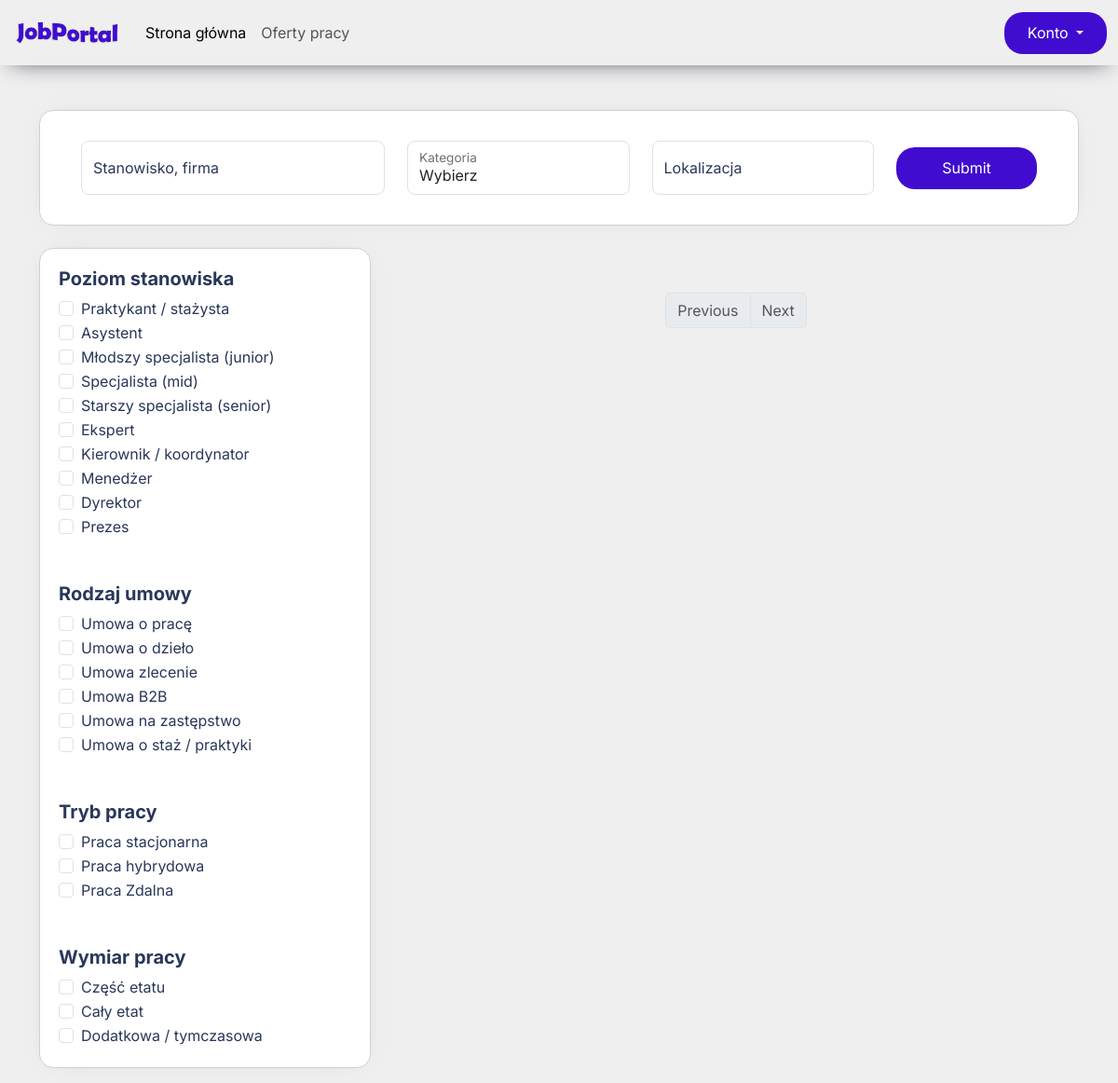
The page /search.php (signed in) on the database its author committed.
### tables this page shows
CREATE TABLE `offer_filters` (
  `filters_id` varchar(20) NOT NULL,
  `items` text NOT NULL
);

### search.php (the view, shortened to what this page needs)
<?php
require_once 'actions/connection.php';
$results_per_page = 1;
if (!isset($_GET['page']) || !is_numeric($_GET['page']) || $_GET['page'] < 1) {
  $page = 1;
} else {
  $page = intval($_GET['page']);
}
$job_position = isset($_GET['job_position']) ? $_GET['job_position'] : '';
$location = isset($_GET['location']) ? $_GET['location'] : '';
$filters_position = isset($_GET['position']) ? $_GET['position'] : array();
$filters_contract = isset($_GET['contract']) ? $_GET['contract'] : array();
$filters_jobtype = isset($_GET['jobtype']) ? $_GET['jobtype'] : array();
$filters_worktime = isset($_GET['worktime']) ? $_GET['worktime'] : array();
$searchSql = "SELECT COUNT(*) as total FROM `offer` INNER JOIN company USING(company_id) INNER JOIN category USING(category_id) WHERE 1=1";
$total_result = $conn->query($searchSql)->fetch_assoc()['total'];
$total_pages = ceil($total_result / $results_per_page);
$filtersResult = $conn->query("SELECT * FROM `offer_filters`;");
if ($filtersResult->num_rows > 0) {
  while ($row = $filtersResult->fetch_assoc()) {
    if ($row['filters_id'] == 'contract_type') {
      $content = $row['items'];
      $contractTypes = explode(";", $content);
    }
    if ($row['filters_id'] == 'job_type') {
      $content2 = $row['items'];
      $jobTypes = explode(";", $content2);
    }
    if ($row['filters_id'] == 'position_level') {
      $content3 = $row['items'];
      $positionTypes = explode(";", $content3);
    }
    if ($row['filters_id'] == 'working_time') {
      $content4 = $row['items'];
      $workingTypes = explode(";", $content4);
    }
  }
}
?>
<!DOCTYPE html>
<html lang="en">
<head>
  <link rel="stylesheet" href="css/style.css">
  <link href="https://cdn.jsdelivr.net/npm/bootstrap@5.3.2/dist/css/bootstrap.min.css" rel="stylesheet">
</head>
<body>
  <nav class="navbar navbar-expand-lg">
    <div class="container-fluid">
      <a class="navbar-brand" href="index.php"><img src="imgs/UI/logo.png" width="120px"></a>
      <div class="collapse navbar-collapse" id="navbarNav">
        <ul class="navbar-nav">
          <li class="nav-item">
            <a class="nav-link active" aria-current="page" href="#">Strona główna</a>
          </li>
          <li class="nav-item">
            <a class="nav-link" href="#">Oferty pracy</a>
          </li>
        </ul>
        <div class="dropdown ms-auto">
          <button type="button" class="btn violetButtonsDropdown dropdown-toggle" data-bs-toggle="dropdown" aria-expanded="false" data-bs-auto-close="outside">
            Konto
          </button>
        </div>
      </div>
    </div>
  </nav>
  <div class="container">
    <div class="row">
      <div class="col-12 mb-4">
        <form method="get">
          <div class="searchBox d-flex justify-content-center align-items-center gap-2 mt-5">
            <div class="row inputsRow d-flex justify-content-center w-100">
              <div class="col-12 col-lg-4">
                <div class="form-floating">
                  <input type="text" class="form-control rounded-3" name="job_position" placeholder="" maxlength="60" value="<?php echo $job_position; ?>">
                  <label>Stanowisko, firma</label>
                </div>
              </div>
              <div class="col-12 col-lg-3">
                <div class="form-floating position-relative">
                  <span class="form-control truncate rounded-3" id="categorySpan" placeholder="" onclick="ShowHiddenDiv('categorySelectDiv','categorySpan')">Wybierz</span>
                  <label>Kategoria</label>
                </div>
              </div>
              <div class="col-12 col-lg-3">
                <div class="form-floating">
                  <input type="text" class="form-control rounded-3" name="adress" placeholder="" maxlength="60" value="<?php echo $location; ?>">
                  <label>Lokalizacja</label>
                </div>
              </div>
              <div class="col-12 col-lg-2 d-flex align-items-center justify-content-center">
                <input type="submit" class="btn violetButtons">
              </div>
            </div>
          </div>
      </div>
      <div class="col-4 filtersCol">
        <div class="filtersBox mb-3">
          <h5 class="fw-bold mb-2">Poziom stanowiska</h5>
          <?php
          foreach ($positionTypes as $item) {
            $isChecked = in_array($item, $filters_position) ? 'checked' : '';
          ?>
            <div class="form-check">
              <input class="form-check-input" type="checkbox" value="<?php echo $item; ?>" id="<?php echo $item; ?>" <?php echo $isChecked; ?> name="position[]">
              <label class="form-check-label" for="<?php echo $item; ?>">
                <?php echo $item; ?>
              </label>
            </div>
          <?php } ?>
          <h5 class="fw-bold mb-2 mt-5">Rodzaj umowy</h5>
          <?php
          foreach ($contractTypes as $item) {
            $isChecked = in_array($item, $filters_contract) ? 'checked' : '';
          ?>
            <div class="form-check">
              <input class="form-check-input" type="checkbox" value="<?php echo $item; ?>" id="<?php echo $item; ?>" <?php echo $isChecked; ?> name="contact[]">
              <label class="form-check-label" for="<?php echo $item; ?>">
                <?php echo $item; ?>
              </label>
            </div>
          <?php } ?>
          <h5 class="fw-bold mb-2 mt-5">Tryb pracy</h5>
          <?php
          foreach ($jobTypes as $item) {
            $isChecked = in_array($item, $filters_jobtype) ? 'checked' : '';
          ?>
            <div class="form-check">
              <input class="form-check-input" type="checkbox" value="<?php echo $item; ?>" id="<?php echo $item; ?>" <?php echo $isChecked; ?> name="jobtype[]">
              <label class="form-check-label" for="<?php echo $item; ?>">
                <?php echo $item; ?>
              </label>
            </div>
          <?php } ?>
          <h5 class="fw-bold mb-2 mt-5">Wymiar pracy</h5>
          <?php
          foreach ($workingTypes as $item) {
            $isChecked = in_array($item, $filters_worktime) ? 'checked' : '';
          ?>
            <div class="form-check">
              <input class="form-check-input" type="checkbox" value="<?php echo $item; ?>" id="<?php echo $item; ?>" <?php echo $isChecked; ?> name="worktime[]">
              <label class="form-check-label" for="<?php echo $item; ?>">
                <?php echo $item; ?>
              </label>
            </div>
          <?php } ?>
        </div>
      </div>
      <div class="col-lg-8 d-flex flex-column align-items-center">
        <nav class="mt-5">
          <ul class="pagination">
            <li class="page-item <?php echo ($page <= 1) ? 'disabled' : ''; ?>">
              <a class="page-link" href="?<?php echo http_build_query(array_merge($_GET, array("page" => ($page <= 1) ? 1 : ($page - 1)))); ?>">Previous</a>
            </li>
            <li class="page-item <?php echo ($page >= $total_pages) ? 'disabled' : ''; ?>">
              <a class="page-link" href="?<?php echo http_build_query(array_merge($_GET, array("page" => ($page >= $total_pages) ? $total_pages : ($page + 1)))); ?>">Next</a>
            </li>
          </ul>
        </nav>
      </div>
    </div>
  </div>
</body>
</html>

### css/style.css (style rules this page uses)
* { font-family: 'Inter', sans-serif; color: #29375a;; }
.violetButtons, .modalSave { background-color: #400DD0 !important; color: white !important; border-radius: 20px !important; width: 200px; height: 45px; }
.violetButtonsDropdown { background-color: #400DD0 !important; color: white !important; border-radius: 20px !important; width: 110px; height: 45px; }
.navbar { box-shadow: 0px 8px 24px -12px rgba(66, 68, 90, 1); }
body { background-color: #efefef !important; }
.searchBox { background-color: white; padding: 32px; border-radius: 15px; border: 1px solid rgb(209, 209, 209); box-shadow: 0px 0px 23px -18px rgba(125, 125, 125, 1); }
.form-control.truncate { display: block; overflow: hidden; text-overflow: ellipsis; white-space: nowrap; width: 100%; }
.filtersBox { background-color: white; border-radius: 15px; border: 1px solid rgb(209, 209, 209); box-shadow: 0px 0px 23px -18px rgba(125, 125, 125, 1); padding: 20px; }

### rows shown on the page
offer_filters: items "Praktykant / stażysta", items "Asystent", items "Młodszy specjalista (junior)", items "Specjalista (mid)", items "Starszy specjalista (senior)", items "Ekspert", items "Kierownik / koordynator", items "Menedżer", items "Dyrektor", items "Prezes"
offer_filters: items "Umowa o pracę", items "Umowa o dzieło", items "Umowa zlecenie", items "Umowa B2B", items "Umowa na zastępstwo", items "Umowa o staż / praktyki"
offer_filters: items "Praca stacjonarna", items "Praca hybrydowa", items "Praca Zdalna"
offer_filters: items "Część etatu", items "Cały etat", items "Dodatkowa / tymczasowa"
